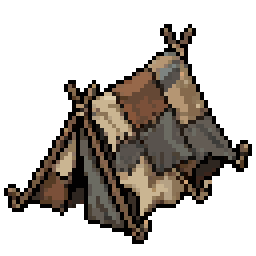
#> input picture pixellab_src/forest/camp/frame_0.png, 64 x 64 px (shown 4 times larger); its folder holds 3 pictures in this run
$ python forest_props.py
#> lines starting #> are read from the running program, lines starting #| are printed output that depends on the picture; after the words box and inside, x2 and y2 are one past the last pixel; in counts of white or black regions, pixels touching at a corner belong together
#> in build, src is the input picture: PIL image 64x64 RGBA; mean R, G, B, A 33.6, 28.1, 22.8, 98.7
### tools/hero_sheets.py
"""Arkusze postaci gracza z PixelLab (pixellab_src/heroes/<postać>/) i dane chwytu broni.

Każda postać ma 5 kierunków (south, south-east, east, north-east, north - pozostałe gra
odbija w poziomie) i animacje: idle (obrót postaci), walk, slash (zamach), cast (czar),
shoot (łuk) - po 4 klatki, a ataki postaci animowanej porządnie (Wojciech) po 8 klatek
(szkieletowe ruchy PixelLab: cięcie, strzał z łuku, czar - broń w prawej ręce).
Arkusz: kolumny = klatki (8), wiersze = animacja * 5 + kierunek.

Chwyt broni: PixelLab przerysował klatki z postacią trzymającą znacznik - pręt z różowym
(#FF00FF) końcem w dłoni i błękitnym (#00FFFF) czubkiem (pliki mk_*.png, w atakach przez
edit_image na klatkach animacji). Z położenia obu kolorów liczymy punkt chwytu i kąt broni dla
każdej klatki - w grze broń z ekwipunku jest wtedy trzymana w dłoni i porusza się razem z ręką
(w cięciu pręt pokazuje tor miecza). Przerysowana klatka bywa przesunięta o kilka pikseli -
przesunięcie znajduje dopasowanie sylwetek (_align).

Wynik: assets/heroes/<postać>.png i scripts/hero_rig.gd (stałe dla gry).
Uruchom: python tools/hero_sheets.py"""
import colorsys
import math
import os

from PIL import Image

ROOT = os.path.dirname(os.path.dirname(os.path.abspath(__file__)))
SRC = os.path.join(ROOT, "pixellab_src", "heroes")
OUT = os.path.join(ROOT, "assets", "heroes")

HEROES = [("wojciech", "Wojciech"), ("bogdan", "Bogdan"), ("mira", "Mira"), ("jaga", "Jaga")]
DIRS = ["south", "south-east", "east", "north-east", "north"]
ANIMS = ["idle", "walk", "slash", "cast", "shoot"]
FRAMES = 8  # kolumny arkusza; chód i spoczynek mają 4 klatki, ataki do 8
CELL = 72
FEET_Y = 62  # stopy w komórce (od góry), przed zmniejszeniem
## Postać z PixelLab jest za duża przy reszcie świata - zmniejszamy ją do ok. 30 px wzrostu
## (trochę więcej niż dawna, 24-pikselowa postać). Wynikowa komórka i stopy:
SCALE = 0.75
## Znaczniki, którym nie da się ufać: Mira trzyma znacznik za plecami i w chodzie bokiem przekłada go przez ciało.
## STEADY_WALK - w chodzie broń zostaje w dłoni z pozy spoczynku (kołysze się z sylwetką); IDLE_GRIP_FROM - spoczynek
## w danym kierunku bierze chwyt z innego kierunku.
STEADY_WALK = {"mira": ("east", "south-east")}
IDLE_GRIP_FROM = {"mira": {"south-east": "east"}}
## Poprawki klatek, w które PixelLab wtopił przedmiot (łuk) mimo pustych dłoni: "erase" - kolory
## (hex) do wymazania w prostokącie [x0, y0, x1, y1] płótna klatki, "copy" - klatka zastąpiona inną klatką
## tej samej animacji i kierunku.
GREY_BOW = ["7a8084", "625d55", "5e6475"]
FRAME_FIX = {
    "wojciech": {
        ("shoot", "south", 1): {"erase": [50, 30, 60, 41], "colors": GREY_BOW},
        ("shoot", "south", 4): {"erase": [50, 30, 60, 41], "colors": GREY_BOW},
        ("shoot", "south", 5): {"copy": 4},
        ("shoot", "south", 6): {"copy": 4},
        ("shoot", "east", 4): {"copy": 3},
    },
}
## Najdalej (w pikselach), o ile chwyt ataku może zostać przyciągnięty do sylwetki (_snap).
SNAP_MAX = 7
OUT_CELL = round(CELL * SCALE)
OUT_FEET_Y = round(FEET_Y * SCALE)


def _open(path):
    return Image.open(path).convert("RGBA")


def _bottom(img):
    return img.getbbox()[3]


# [81 lines left out: functions _frames, _clean, _paste, _opaque, _align, _snap, not called in this run]


def _hsv(r, g, b):
    h, sat, v = colorsys.rgb_to_hsv(r / 255.0, g / 255.0, b / 255.0)
    return h * 360.0, sat, v


def _is_magenta(r, g, b):
    h, sat, v = _hsv(r, g, b)
    return 280.0 <= h <= 335.0 and sat > 0.3 and v > 0.35


# [4 lines left out: function _is_cyan, not called in this run]


def _is_rod(r, g, b):
    return min(r, g, b) > 165 or _is_magenta(r, g, b) or _is_cyan(r, g, b)


# [172 lines left out: functions _largest_group, _marker, build, _shrink, not called in this run]


def shrink_image(cell, out_w, out_h):
    """Zmniejsza jeden obrazek pixel artu do out_w x out_h: skalowanie z mieszaniem na kanale
    alfa, twardy próg przezroczystości i powrót do oryginalnej palety kolorów."""
#> called with out_w = 48, out_h = 48
    cell_px = cell.load()
    palette = list({cell_px[x, y][:3] for y in range(cell.height) for x in range(cell.width) if cell_px[x, y][3] >= 128})
#> palette = 47 items, first 6: (60, 60, 57), (172, 140, 96), (140, 116, 87), (181, 150, 115), (107, 107, 98), (125, 132, 129)
    small = cell.convert("RGBa").resize((out_w, out_h), Image.LANCZOS).convert("RGBA")
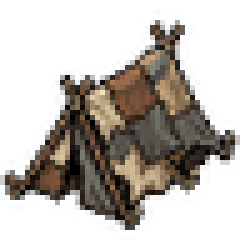
#> small: PIL image 48x48 RGBA (shown 5 times larger); mean R, G, B, A 36.8, 30.9, 25.1, 98.7; transparent parts drawn white
    px = small.load()
    cache = {}
    for y in range(out_h):
        for x in range(out_w):
            red, green, blue, alpha = px[x, y]
            if alpha < 110 or not palette:
                px[x, y] = (0, 0, 0, 0)
                continue
            key = (red, green, blue)
            if key not in cache:
                cache[key] = min(palette, key=lambda p: (p[0] - red) ** 2 + (p[1] - green) ** 2 + (p[2] - blue) ** 2)
            px[x, y] = cache[key] + (255,)
#> after the loop, cache = 841 items
    return small


# [65 lines left out: functions _gd, main, not called in this run]


# [2 lines that do not run on import are left out]

### tools/forest_props.py
"""Rekwizyty Goblińskiego Lasu z paczek obiektów PixelLab (pixellab_src/forest/<paczka>/frame_<i>.png,
pobrane przez pixellab_src/forest/fetch.py packs). Każdy wybrany obiekt jest zmniejszany jak postacie
(hero_sheets.shrink_image - ta sama gęstość pikseli), przycinany do sylwetki i zapisywany jako
assets/forest/props/<nazwa>.png. Do każdego powstaje scena scenes/props/forest/<nazwa>.tscn:
przeszkoda (StaticBody2D z prostokątem u podstawy) albo sama ozdoba (Node2D) - podstawa obiektu
leży w punkcie węzła, więc sortowanie po y działa jak u postaci.
Uruchom: python tools/forest_props.py"""
import os

from PIL import Image

import hero_sheets

ROOT = os.path.dirname(os.path.dirname(os.path.abspath(__file__)))
SRC = os.path.join(ROOT, "pixellab_src", "forest")
OUT = os.path.join(ROOT, "assets", "forest", "props")
SCENES = os.path.join(ROOT, "scenes", "props", "forest")

# nazwa: (paczka, klatka, skala, podstawa kolizji (szer., wys.) albo None dla ozdoby)
PROPS = {
    "tent": ("camp", 0, 0.75, (30, 8)),
    "hide_tent": ("camp", 1, 0.75, (34, 9)),
    "weapon_rack": ("camp", 2, 0.6, (26, 5)),
    "cage": ("camp", 3, 0.6, (24, 8)),
    "hide_rack": ("camp", 4, 0.6, (26, 5)),
    "loot": ("camp", 5, 0.55, (22, 6)),
    "banner": ("camp", 6, 0.6, (6, 4)),
    "shields": ("camp", 7, 0.5, (20, 6)),
    "pots": ("camp", 8, 0.45, (18, 5)),
    "bedroll": ("camp", 9, 0.5, None),
    "log_seat": ("camp", 10, 0.55, (26, 5)),
    "skull_totem": ("camp", 11, 0.65, (8, 5)),
    "bone_pile": ("camp", 12, 0.5, None),
    "barrel": ("camp", 13, 0.45, (12, 5)),
    "cauldron": ("camp", 14, 0.55, (22, 6)),
    "palisade": ("camp", 15, 0.6, (32, 6)),
    # duże namioty obozu (paczka 128 px) - dawne z paczki 64 px były ledwie większe od goblina
    "goblin_tent_0": ("camp_tents", 0, 0.62, (58, 10)),
    "goblin_tent_1": ("camp_tents", 1, 0.62, (58, 10)),
    "goblin_tent_2": ("camp_tents", 2, 0.62, (58, 10)),
    "goblin_tent_3": ("camp_tents", 3, 0.62, (52, 10)),
    "wolf_den": ("wolves", 0, 0.75, (40, 10)),
    "carcass": ("wolves", 1, 0.6, None),
    "ribcage": ("wolves", 2, 0.6, (24, 6)),
    "bones": ("wolves", 3, 0.5, None),
    "dead_tree": ("wolves", 5, 0.8, (10, 6)),
    "hollow_log": ("wolves", 6, 0.6, (34, 8)),
    "flat_rock": ("wolves", 7, 0.6, (34, 10)),
    "skull_pole": ("wolves", 8, 0.55, (6, 4)),
    "antlers": ("wolves", 9, 0.5, None),
    "thorns": ("wolves", 10, 0.55, (26, 6)),
    "boulders": ("wolves", 11, 0.6, (32, 10)),
    "dead_stump": ("wolves", 12, 0.6, (16, 6)),
    "bone_throne": ("wolves", 13, 0.75, (30, 10)),
    "wolf_totem": ("wolves", 14, 0.6, (8, 5)),
    "skull_bones": ("wolves", 15, 0.45, None),
    # wioska satyrów (Wietrzne Turnie)
    "satyr_tent": ("satyr", 0, 0.75, (32, 8)),
    "satyr_hut": ("satyr", 1, 0.75, (34, 9)),
    "satyr_barrels": ("satyr", 2, 0.55, (22, 6)),
    "satyr_amphoras": ("satyr", 3, 0.5, (20, 5)),
    "satyr_vines": ("satyr", 4, 0.65, (30, 5)),
    "satyr_press": ("satyr", 5, 0.6, (26, 7)),
    "satyr_maypole": ("satyr", 6, 0.85, (8, 5)),
    "satyr_totem": ("satyr", 7, 0.7, (8, 5)),
    "satyr_stone": ("satyr", 8, 0.6, (14, 6)),
    "satyr_arch": ("satyr", 9, 0.85, None),
    "satyr_bench": ("satyr", 10, 0.5, (24, 5)),
    "satyr_drums": ("satyr", 11, 0.5, (16, 5)),
    "satyr_feast": ("satyr", 12, 0.55, None),
    "satyr_firepit": ("satyr", 13, 0.6, None),
    "satyr_statue": ("satyr", 14, 0.7, (12, 6)),
    "satyr_hay": ("satyr", 15, 0.55, (22, 6)),
}

SOLID = """[gd_scene load_steps=4 format=3]

[ext_resource type="Script" path="res://scripts/prop.gd" id="1_prop"]
[ext_resource type="Texture2D" path="res://assets/forest/props/{name}.png" id="2_tex"]

[sub_resource type="RectangleShape2D" id="RectangleShape2D_base"]
size = Vector2({w}, {h})

[node name="{node}" type="StaticBody2D"]
script = ExtResource("1_prop")

[node name="Sprite" type="Sprite2D" parent="."]
texture = ExtResource("2_tex")
offset = Vector2(0, {offset})

[node name="CollisionShape2D" type="CollisionShape2D" parent="."]
position = Vector2(0, {cy})
shape = SubResource("RectangleShape2D_base")
"""

DECOR = """[gd_scene load_steps=2 format=3]

[ext_resource type="Texture2D" path="res://assets/forest/props/{name}.png" id="2_tex"]

[node name="{node}" type="Node2D"]

[node name="Sprite" type="Sprite2D" parent="."]
texture = ExtResource("2_tex")
offset = Vector2(0, {offset})
"""


def build(name, pack, index, scale, base):
    src = Image.open(os.path.join(SRC, pack, "frame_%d.png" % index)).convert("RGBA")
    small = hero_sheets.shrink_image(src, round(src.width * scale), round(src.height * scale))
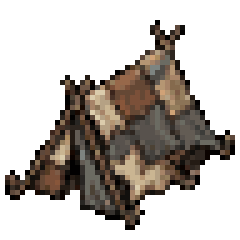
#> small: PIL image 48x48 RGBA (shown 5 times larger); mean R, G, B, A 34.3, 28.4, 23.2, 99.3; transparent parts drawn white
    box = small.getbbox()
#> box = (1, 4, 47, 46)
    # poziomo symetrycznie względem środka płótna (obiekty PixelLab stoją pośrodku)
    cx = small.width / 2.0
#> cx = 24
    half = int(max(cx - box[0], box[2] - cx) + 0.999)
#> half = 23
    left = int(cx) - half
#> left = 1
    img = small.crop((left, box[1], left + half * 2, box[3]))
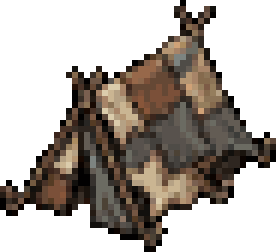
#> img: PIL image 46x42 RGBA (shown 6 times larger); mean R, G, B, A 40.9, 33.9, 27.6, 118.4; transparent parts drawn white
    img.save(os.path.join(OUT, name + ".png"))
    # podstawa obiektu 2 piksele nad dolną krawędzią (cień, trawa wokół podstawy)
    offset = -(img.height / 2.0) + 2
#> offset = -19
#> pass 2 of the loop in main, `for name, (pack, index, scale, base) in PROPS.items():`:
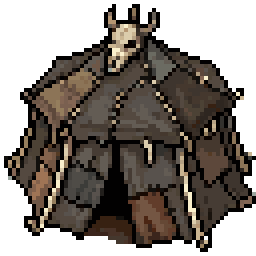
#> input picture pixellab_src/forest/camp/frame_1.png, 64 x 64 px (shown 4 times larger)
#> in build, src is the input picture: PIL image 64x64 RGBA; mean R, G, B, A 43.4, 36.9, 31, 161.6
#> in build (call 2), `small = hero_sheets.shrink_image(src, round(src.width * scale), round(..`:
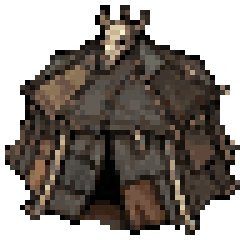
#> small: PIL image 48x48 RGBA (shown 5 times larger); mean R, G, B, A 44.1, 37.3, 31.4, 162; transparent parts drawn white
#> in build (call 2), `box = small.getbbox()`: box = (1, 1, 48, 47)
#> half = 24
#> in build (call 2), `left = int(cx) - half`: left = 0
#> in build (call 2), `img = small.crop((left, box[1], left + half * 2, box[3]))`:
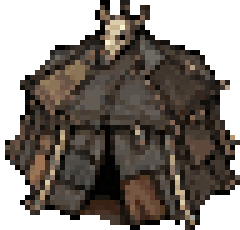
#> img: PIL image 48x46 RGBA (shown 5 times larger); mean R, G, B, A 46, 38.9, 32.8, 169.1; transparent parts drawn white
    node = "".join(part.capitalize() for part in name.split("_"))
    if base:
        text = SOLID.format(name=name, node=node, offset="%g" % offset, w=base[0], h=base[1], cy="%g" % (-base[1] / 2.0 + 1))
    else:
        text = DECOR.format(name=name, node=node, offset="%g" % offset)
    open(os.path.join(SCENES, name + ".tscn"), "w", encoding="utf-8", newline="\n").write(text)
    return img.size


## Warianty istniejących scen przeszkód (tree_oak, tree_pine, bush, boulder, stump): każda klatka
## trafia na wspólne płótno sceny z podstawą przy dolnej krawędzi, więc jedno przesunięcie
## sprite'a pasuje do wszystkich wariantów. scena: (płótno (szer., wys.), skala, [(paczka, klatka)])
VARIANTS = {
    "oak": ((64, 64), 0.75, [("trees", 0), ("trees", 1), ("trees", 2), ("trees2", 4), ("trees2", 5), ("trees2", 7),
                             ("trees", 3), ("trees2", 6)]),
    "pine": ((48, 64), 0.75, [("trees2", 0), ("trees2", 1), ("trees2", 3), ("trees2", 2), ("trees2", 8)]),
    "bush": ((36, 30), 0.45, [("trees2", 12), ("trees2", 15), ("trees2", 11)]),
    "rock": ((24, 20), 0.75, [("small", 2), ("small", 3), ("small", 62)]),
    "stump": ((24, 20), 0.75, [("small", 12), ("small", 35)]),
}
## Drobne ozdoby runa (bez kolizji) w jednym pasku klatek 24x24: kwiaty, grzyby, trawy, paprocie, gałązki, liście.
DECO = [4, 5, 6, 19, 24, 33, 40, 7, 8, 26, 34, 43, 48, 58, 9, 10, 13, 16, 31, 46, 47, 11, 17, 29, 53, 15, 21, 44, 45, 25, 50]
DECO_CELL = 24
## Klatki z liśćmi (kępka, liść dębu, rozsypane liście) - PixelLab rysował je na całą klatkę, więc po
## zmniejszeniu wychodziły wielkie jak grzyby; dostają połowę klatki.
DECO_LEAVES = {25: 0.5, 26: 0.45, 27: 0.5}


def _variant(pack, index, scale, canvas):
    src = Image.open(os.path.join(SRC, pack, "frame_%d.png" % index)).convert("RGBA")
    small = hero_sheets.shrink_image(src, round(src.width * scale), round(src.height * scale))
    # paczki 80x80 mają czasem okruchy sąsiedniej klatki przy górnej krawędzi - bierzemy największą bryłę
    box = _main_box(small)
    img = small.crop(box)
    out = Image.new("RGBA", canvas)
    out.alpha_composite(img, (max(0, (canvas[0] - img.width) // 2), max(0, canvas[1] - 1 - img.height)))
    return out


def _main_box(img):
    """Obrys bez pustych wierszy oddzielających okruchy od obiektu (szukamy przerwy od góry)."""
    box = img.getbbox()
#> box = (1, 4, 47, 46)
    alpha = img.getchannel("A")
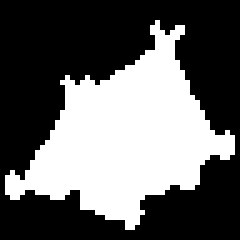
#> alpha: PIL image 48x48 L (shown 5 times larger); 38.9% white; 1 white region, box (x1, y1, x2, y2) and area: (1, 4, 47, 46) 897
    top = box[1]
#> top = 4
    for y in range(box[1], box[3]):
        row = alpha.crop((0, y, img.width, y + 1)).getbbox()
        if row is None:
            top = y + 1
        elif y - top > 6:
            break
#> this loop made 8 passes
#> row on passes 1 to 8: (31, 0, 32, 1), (30, 0, 37, 1), (30, 0, 37, 1), (31, 0, 36, 1), (31, 0, 35, 1), (31, 0, 35, 1), (29, 0, 35, 1), (28, 0, 35, 1)
    # okruchy z boków (wąski pasek oddzielony pustymi kolumnami, np. kawałek sąsiedniej klatki przy dębie)
    cols = [alpha.crop((x, top, x + 1, box[3])).getbbox() is not None for x in range(img.width)]
#> cols = 48 items, first 6: False, True, True, True, True, True
    left, right = box[0], box[2]
#> left = 1; right = 47
    for x in range(left, min(left + 10, right)):
        if not cols[x] and any(cols[x + 1:right]):
            left = x + 1
            break
    for x in range(right - 1, max(right - 11, left), -1):
        if not cols[x] and any(cols[left:x]):
            right = x
            break
    return (left, top, right, box[3])


def variants():
    out_dir = os.path.join(ROOT, "assets", "forest", "trees")
    os.makedirs(out_dir, exist_ok=True)
    for kind, (canvas, scale, frames) in VARIANTS.items():
        for i, (pack, index) in enumerate(frames):
            _variant(pack, index, scale, canvas).save(os.path.join(out_dir, "%s_%d.png" % (kind, i)))
#> in _variant, `box = _main_box(small)`: box = (1, 4, 47, 46)
#> in _variant, `out = Image.new("RGBA", canvas)`: out: PIL image 64x64 RGBA; every value is 0
#> in _variant, `out.alpha_composite(img, (max(0, (canvas[0] - img.width) // 2), max(0,..`:
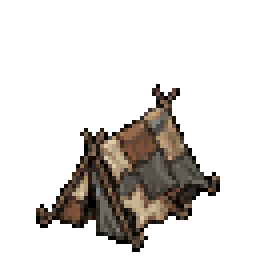
#> out: PIL image 64x64 RGBA (shown 4 times larger); mean R, G, B, A 19.3, 16, 13, 55.8; transparent parts drawn white
        print(kind, len(frames))
    strip = Image.new("RGBA", (DECO_CELL * len(DECO), DECO_CELL))
    for i, index in enumerate(DECO):
        src = Image.open(os.path.join(SRC, "small", "frame_%d.png" % index)).convert("RGBA")
        size = round(DECO_CELL * DECO_LEAVES.get(i, 1.0))
        small = hero_sheets.shrink_image(src, size, size)
        strip.alpha_composite(small, (i * DECO_CELL + (DECO_CELL - size) // 2, DECO_CELL - size))
    strip.save(os.path.join(ROOT, "assets", "forest", "deco.png"))
    print("deco", len(DECO))


def campfire():
    """Ognisko: 4 klatki płomieni (animacja obiektu z PixelLab) w pasku dla scenes/props/campfire.tscn."""
    anims = os.path.join(SRC, "campfire", "animations")
    if not os.path.isdir(anims):
        return
    folder = os.path.join(anims, os.listdir(anims)[0], "unknown")
    frames = [Image.open(os.path.join(folder, f)).convert("RGBA") for f in sorted(os.listdir(folder))]
    size = round(frames[0].width * 0.75)
    strip = Image.new("RGBA", (size * len(frames), size))
    for i, img in enumerate(frames):
        strip.alpha_composite(hero_sheets.shrink_image(img, size, size), (i * size, 0))
    strip.save(os.path.join(OUT, "campfire.png"))
    print("campfire", strip.size)


def main():
    campfire()
    os.makedirs(OUT, exist_ok=True)
    os.makedirs(SCENES, exist_ok=True)
    for name, (pack, index, scale, base) in PROPS.items():
        if os.path.exists(os.path.join(SRC, pack, "frame_%d.png" % index)):
            print(name, build(name, pack, index, scale, base))
    variants()


if __name__ == "__main__":
#> (the run stopped early here; a loop or call above may not have finished)
